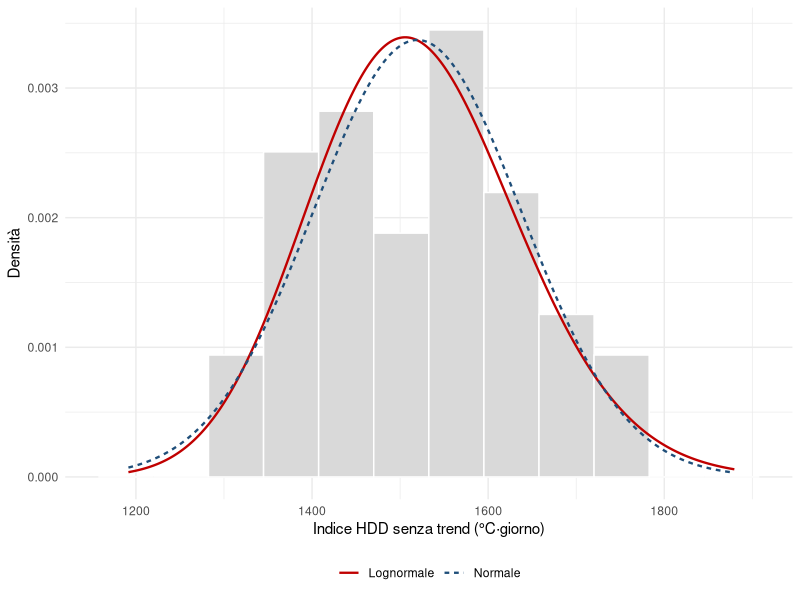

R code for this plot:
# 03 - Index modelling: scelta della distribuzione dell'indice
#
# Input:  risultati/indice_hdd_stima.csv (prodotto dallo script 02)
# Output: risultati/tab_distribuzioni.csv
#         risultati/03_distribuzioni.txt
#         grafici/figura10_distribuzioni.png

# directory di lavoro: la cartella codice_R 
library(MASS)
library(ggplot2)

stima <- read.csv("risultati/indice_hdd_stima.csv")
x <- stima$HDD_detrend

# stima di massima verosimiglianza delle due distribuzioni candidate
fit_normale <- fitdistr(x, "normal")
fit_lognormale <- fitdistr(x, "lognormal")

# criterio di Akaike: AIC = 2k - 2 log-verosimiglianza (k = 2 parametri)
# il valore piu basso indica l'adattamento migliore
aic_normale <- 2 * 2 - 2 * fit_normale$loglik
aic_lognormale <- 2 * 2 - 2 * fit_lognormale$loglik

tab <- data.frame(
  distribuzione = c("Normale", "Lognormale"),
  parametro_1 = c(fit_normale$estimate[1], fit_lognormale$estimate[1]),
  parametro_2 = c(fit_normale$estimate[2], fit_lognormale$estimate[2]),
  log_verosimiglianza = c(fit_normale$loglik, fit_lognormale$loglik),
  AIC = c(aic_normale, aic_lognormale)
)
write.csv(tab, "risultati/tab_distribuzioni.csv", row.names = FALSE)

# test di Shapiro-Wilk: ipotesi nulla = i dati provengono da una normale
test_normalita <- shapiro.test(x)

capture.output(
  print(tab),
  test_normalita,
  file = "risultati/03_distribuzioni.txt"
)

# Figura 10: istogramma dell'indice senza trend e le due densita stimate
griglia <- seq(min(x) - 100, max(x) + 100, length.out = 300)
curve <- data.frame(
  hdd = c(griglia, griglia),
  densita = c(dnorm(griglia, fit_normale$estimate[1], fit_normale$estimate[2]),
              dlnorm(griglia, fit_lognormale$estimate[1], fit_lognormale$estimate[2])),
  distribuzione = rep(c("Normale", "Lognormale"), each = length(griglia))
)

grafico <- ggplot() +
  geom_histogram(data = data.frame(x = x), aes(x = x, y = after_stat(density)),
                 bins = 12, fill = "grey85", colour = "white") +
  geom_line(data = curve, aes(x = hdd, y = densita, colour = distribuzione,
                              linetype = distribuzione), linewidth = 0.8) +
  scale_colour_manual(values = c("Normale" = "#1f4e79", "Lognormale" = "#c00000")) +
  labs(x = "Indice HDD senza trend (°C·giorno)", y = "Densità",
       colour = NULL, linetype = NULL) +
  theme_minimal() +
  theme(legend.position = "bottom")

ggsave("grafici/figura10_distribuzioni.png", grafico, width = 16, height = 9, units = "cm", dpi = 300)
